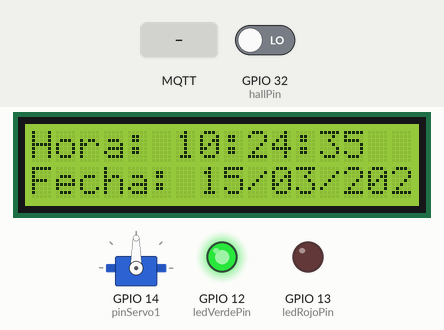
Bench run of a sketch on a simulated ESP32. Shown: 16×2 character LCD, servo, output pins drawn as LEDs (lit = HIGH). Inputs (shaded band) come from the test bench; at power-on: GPIO 32 (hallPin) LOW. WiFi joins after 1.5 s; servers stay silent unless stated; the local clock reads 2024-03-15 10:24:30 at power-on unless the sketch sets it; storage starts empty; no MQTT or app messages arrive unless stated; what the sketch prints to the serial monitor is not drawn.

Above: at 5.6 s.
5.7 s: GPIO 32 (hallPin) driven HIGH
At 11.9 s:
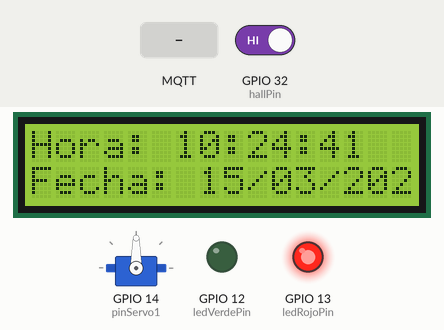
12.9 s: MQTT message "43 87 13 BA" arrives on the first subscribed topic
At 19.4 s:
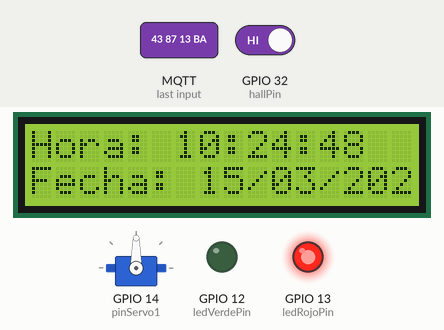
20.2 s: MQTT message "75 4D 14 53" arrives on the first subscribed topic
27.5 s: MQTT message "83 AD FC AC" arrives on the first subscribed topic
Timing chart, 0 to 30.5 s (numbered marks = the images above; inputs shaded):
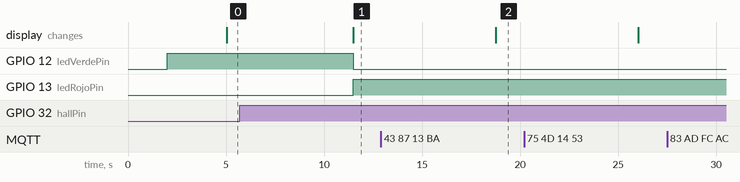

The sketch:

parking.ino
```cpp
#include "parking.h"       /* Librería propia para controlar las tareas. */
  millis_parking pkg;      /* Instancia de la clase. */
void setup ( void ) {

  Serial.begin ( 115200 );     /* Configuración BaudRate a 115200 bits por segundo */
  Serial.println ( F ( "Ha iniciado el sistema" ) ); /*Se almacena en memoria flash*/
  RTC.RTC_init ( );
  MSD.MicroSD_init( );

  lcd.init();
  lcd.backlight();
  SPI.begin();
  //mfrc522.PCD_Init();
  //mfrc522_2.PCD_Init();
  servo1.attach(pinServo1); // Pin donde está conectado el servo
  //pinMode(pinBuzzer, OUTPUT);
 // servo2.attach(pinServo2); // Pin donde está conectado el servo
  mqtt.setup_WiFi (  );         /* Configura lo necesario para conectarse a una red WiFi */
  mqtt.set_MQTT_server (  );    /* Establece la dirección del Broker MQTT a utilizar */
  mqtt.set_MQTT_callback (  );  /* Se configura la obtención de la información como suscriptor */
  pinMode(ledVerdePin, OUTPUT);
  pinMode(ledRojoPin, OUTPUT);
  // Configurar el pin del sensor Hall como entrada
  pinMode(hallPin, INPUT);

}

void loop ( void ) {
  delay(10);
  mqtt.reconnect_MQTT ();
  pkg.actualizar_tareas ( );
  pkg.rtc ( );
  pkg.microsd ( );
  pkg.lcdi2c ( );
  pkg.json ( );
  pkg.mqtt();
 // pkg.rfid ( );
  pkg.hall ( );

}
```

MQTT.h
```cpp
/* Se incluye librería y se crea objeto para la configuración del cliente WiFi */
#ifndef MQTT_h
#define MQTT_h
#include <WiFi.h>
  WiFiClient ESP32_WIFI;

/* Se incluye librería paa utilizar el protocolo de telemetría MQTT, con el objeto correspondiente */
#include "PubSubClient.h"
  PubSubClient client ( ESP32_WIFI );

/* Directivas de configuración de red y parámetros MQTT */
#define HOTSPOT_WIFI  "Zamora"            /* Nombre del punto de acceso a conectarse */
#define HOTSPOT_PWD   "Zamora12345"                       /* Contraseña de la red */
//#define HOTSPOT_WIFI  "INFINITUMA228"            /* Nombre del punto de acceso a conectarse */
//#define HOTSPOT_PWD   "Qp6Ca9Qk9j"                       /* Contraseña de la red */
#define MQTT_SERVER   "test.mosquitto.org"     /* Dirección del Broker MQTT */
#define MQTT_PORT     1883                     /* Puerto del Broker MQTT */
#define TXTOPIC       "/SEIoT/TX_TESTS"         /* Nombre del topic de publicación */
#define RXTOPIC       "/SEIoT/RX_TEST"         /* Nombre del topic de suscripción */
#define RXTOPIC1      "/SEIoT/RX_TEST1"        /* Nombre del topic de suscripción */

 //delay ( 10 );


/* Clase para la gestión de la red WiFi y el protocolo MQTT */
class MQTT {

  public:
  /* MÉTODOS */
  public:
    void subscribe_MQTT ( void );            /* Conecta al usuario como un suscriptor MQTT */
    void publish_MQTT ( void );              /* Conecta al usuario como un pulicador MQTT */
    void reconnect_MQTT ( void );            /* Realiza la reconexión al servidor MQTT */
    void setup_WiFi ( void );                /* Configura lo necesario para conectarse a una red WiFi */
    void set_MQTT_server ( void );           /* Establece la dirección del Broker MQTT a utilizar */
    void set_MQTT_callback ( void );         /* Se configura la obtención de la información como suscriptor */
    static void callback ( char* , byte* , unsigned int ); /* Método que obtiene la trama realizada en las suscripciones */

  };

/*~~~~~~~~~~~~~~~~~~~~~~~~~~~~~~~~~~~~~~~~~~~~~~~~~~~ set_MQTT_server ( void ) ~~~~~~~~~~~~~~~~~~~~~~~~~~~~~~~~~~~~~~~
*                      Función que configura el puerto y la dirección del Broker MQTT a utilizar.                     *
* ~~~~~~~~~~~~~~~~~~~~~~~~~~~~~~~~~~~~~~~~~~~~~~~~~~~~~~~~~~~~~~~~~~~~~~~~~~~~~~~~~~~~~~~~~~~~~~~~~~~~~~~~~~~~~~~~~~*/

void MQTT :: set_MQTT_server ( void ) {

  client.setServer ( MQTT_SERVER, MQTT_PORT );            /* Función librería PubsubClient */

}

/*~~~~~~~~~~~~~~~~~~~~~~~~~~~~~~~~~~~~~~~~~~~~~~~~~~~ set_MQTT_callback ( void ) ~~~~~~~~~~~~~~~~~~~~~~~~~~~~~~~~~~~~
*                      Función que configura la función que recibirá la trama proveniente de los datos              *
*                      mostrados en la suscripción .                                                                *
* ~~~~~~~~~~~~~~~~~~~~~~~~~~~~~~~~~~~~~~~~~~~~~~~~~~~~~~~~~~~~~~~~~~~~~~~~~~~~~~~~~~~~~~~~~~~~~~~~~~~~~~~~~~~~~~~~~~*/

void MQTT :: set_MQTT_callback ( void ) {

  client.setCallback (this -> callback);                 /* Función librería PubsubClient */

}

/*~~~~~~~~~~~~~~~~~~~~~~~~~~~~~~~~~~~~~~~~~~~~~~~~~~~ subscribe_MQTT ( void ) ~~~~~~~~~~~~~~~~~~~~~~~~~~~~~~~~~~~~~~~
*                      Función que se suscribe a un topic MQTT, puede tener múltiples suscripciones.                *
* ~~~~~~~~~~~~~~~~~~~~~~~~~~~~~~~~~~~~~~~~~~~~~~~~~~~~~~~~~~~~~~~~~~~~~~~~~~~~~~~~~~~~~~~~~~~~~~~~~~~~~~~~~~~~~~~~~~*/

void MQTT :: subscribe_MQTT ( void ) {

  client.subscribe( RXTOPIC );                           /* Función librería PubsubClient */
  client.subscribe( RXTOPIC1 );                          /* Función librería PubsubClient */

}

/*~~~~~~~~~~~~~~~~~~~~~~~~~~~~~~~~~~~~~~~~~~~~~~~~~~~ publish_MQTT ( void ) ~~~~~~~~~~~~~~~~~~~~~~~~~~~~~~~~~~~~~~~
*                      Función que publica información hacia a un topic MQTT.                                       *
* ~~~~~~~~~~~~~~~~~~~~~~~~~~~~~~~~~~~~~~~~~~~~~~~~~~~~~~~~~~~~~~~~~~~~~~~~~~~~~~~~~~~~~~~~~~~~~~~~~~~~~~~~~~~~~~~~~~*/

void MQTT :: publish_MQTT ( void ) {

  //String hola = " ";
    Serial.println ( F ( "Publicando información" ) );
    client.publish( TXTOPIC,  "oa");                 /* Función librería PubsubClient */
   //client.publish( TXTOPIC, hola.c_str ( ) );

}

/*~~~~~~~~~~~~~~~~~~~~~~~~~~~~~~~~~~~~~~~~~~~~~~~~~~~ reconnect_MQTT ( void ) ~~~~~~~~~~~~~~~~~~~~~~~~~~~~~~~~~~~~~~~
*                      Función que se reeconecta al servidor MQTT como cliente, tanto para publicar como suscribirse*
*                      a un topic.                                                                                  *
* ~~~~~~~~~~~~~~~~~~~~~~~~~~~~~~~~~~~~~~~~~~~~~~~~~~~~~~~~~~~~~~~~~~~~~~~~~~~~~~~~~~~~~~~~~~~~~~~~~~~~~~~~~~~~~~~~~~*/

void MQTT :: reconnect_MQTT ( void ) {

  if ( ! client.connected ( ) ) {                         /* ¿Está el cliente desconectado? */

    while ( ! client.connected ( ) ) {                    /* Mientras que está desconectado */

      Serial.print ( F ( "Conectado nuevamente al servidor" ) );

      if ( client.connect ( "Client_test" ) ) {             /* Si el cliente se conecta, el cliente puede tener autentificación */

        Serial.println ( F ( "Cliente conectado" ) );

        subscribe_MQTT ( );                                 /* Suscribirse al topic */

      } else {
                                                  /* Si el cliente no se conecta */
        Serial.print ( F ( "Falló al conectarse, tipo de error: " ) );
        Serial.print ( client.state ( ) );                  /* Mostrar el estado o error, e intentarlo nuevamente */
        Serial.println ( F ( "Intentando nuevamente en 5 segundos" ) );
          delay ( 5000 );

        }
    }
  }
  client.loop ( );

}

/*~~~~~~~~~~~~~~~~~~~~~~~~~~~~~~~~~~~~~~~~~~~~~~~~~~~ setup_WiFi ( void ) ~~~~~~~~~~~~~~~~~~~~~~~~~~~~~~~~~~~~~~~~~~~
*                      Función que se configura y se conecta a una red WiFi                                         *
* ~~~~~~~~~~~~~~~~~~~~~~~~~~~~~~~~~~~~~~~~~~~~~~~~~~~~~~~~~~~~~~~~~~~~~~~~~~~~~~~~~~~~~~~~~~~~~~~~~~~~~~~~~~~~~~~~~~*/

void MQTT :: setup_WiFi ( void ) {

  delay ( 10 );
  Serial.println ( F ( "Configurando WiFi: " ) );
  WiFi.begin ( HOTSPOT_WIFI, HOTSPOT_PWD );               /* Iniciar intentos de conexión hacia la red WiFi */


  while ( WiFi.status ( ) != WL_CONNECTED ) {            /* Mientras que no se haya conectado a la red especificada */

    delay ( 500 );
    Serial.print ( F ( "." ) );                                /* Mostrar un mensaje de espera */

  }
  //Serial.println ( "WiFi configurado con la IP: " );

}

/*~~~~~~~~~~~~~~~~~~~~~~~~~~~~~~~~~~~~~~~~~~~~~~~~~~~ callback ( char* topic, byte* message, unsigned int length ) ~~~~~~~~~~~~~~~~~~~~~~~~~~~~~~~~~~~~~~~~~~~
*                      Función que obtiene los mensajes mandados hacia el topic al cual se está suscrito                                                      *
*                      NOTA: Los paráetros de está función están de acuerdo con los que vienen en la librería Pubsubclient                                    *
* ~~~~~~~~~~~~~~~~~~~~~~~~~~~~~~~~~~~~~~~~~~~~~~~~~~~~~~~~~~~~~~~~~~~~~~~~~~~~~~~~~~~~~~~~~~~~~~~~~~~~~~~~~~~~~~~~~~~~~~~~~~~~~~~~~~~~~~~~~~~~~~~~~~~~~~~~~~~~*/

void MQTT :: callback(char* topic, byte* message, unsigned int length) {

  Serial.print ( F ( "Ha llegado un mensaje de: " ) );
  Serial.println ( topic );                             /* Topic al cual se está suscrito */

  String messageTemp;

  for ( int i = 0; i < length; i++ ) {
    //Serial.print((char)message[i]);
    messageTemp += (char)message[i];                    /* El mensaje proviene en bytes por lo que es necesario concatenarlo */
  }

  Serial.println( messageTemp );


  }
#endif
```

MicroSD.h
```cpp
#ifndef MicroSD_h
#define MicroSD_h
/* Librerías fabricante necesarias para utilizar la MicroSD */
#include <SD.h>
#include <SPI.h>

#define MICROSD_PIN 5    /* Pin de control MicroSD */

File MicroSD_File;       /* Archivo para escribir  o leer en la MicroSD */

class MicroSD  {
  // VARIABLES
  public:
    uint8_t contador = 0;      /* */
    String filename = "/TestMicroSD.txt";   /* Nombre de archivo que incluye "/" que indica la ubicación en raíz */
  // MÉTODOS
  public:
   void MicroSD_init ( void );
   void SaveFile ( String );
   void ReadFile ( void );

};

void MicroSD::MicroSD_init ( void ){

   while ( !SD.begin ( MICROSD_PIN ) ) {
        Serial.println ( F ( "Falló la inicialización del módulo MicroSD"  ));
        delay(1000);
    }
    Serial.println ( F ( "La librería MicroSD ha inicializado con éxito" ) );
}

void MicroSD :: SaveFile ( String doc ) {

    // Abrir o crear en caso de que no exista.
    MicroSD_File = SD.open ( filename, FILE_APPEND );
    if ( MicroSD_File ) {

        // Almacenar JSON en el archivo.
        //serializeJson(doc, JSON);
        MicroSD_File.println (doc);
        MicroSD_File.close ( );

    } else {
        // if the file didn't open, print an error:
        Serial.print ( F ( "Error opening " ) );
        Serial.println ( filename );


    }
    Serial.println ( "Verificando si existe el archivo: ");
    if ( SD.exists ( filename ) ) {
    Serial.println ( filename );
    Serial.println( " existe" );
  } else {
        Serial.println ( filename );
    Serial.println( " no existe" );
  }
     // Esperar un segundo entre lecturas
      delay ( 1000 );
}
void MicroSD :: ReadFile ( void ) {

    String filename = "/TestMicroSD.txt";
    // re-open the file for reading:
  MicroSD_File = SD.open( filename );
  if ( MicroSD_File ) {
    Serial.println( "Archivo:" );

    // read from the file until there's nothing else in it:
    while ( MicroSD_File.available ( ) ) {

      Serial.write ( MicroSD_File.read ( ) );

    }
    // close the file:
    MicroSD_File.close ( );
  } else {
    // if the file didn't open, print an error:
    Serial.println ( "Error abriendo el archivo" );
  }

}

#endif
```

RFID.h
```cpp
#include <SPI.h>
#include <MFRC522.h>
#include <Servo.h>
#define SS_PIN 4
#define RST_PIN 27
#define pinServo1 14
//#define pinBuzzer  27
MFRC522 mfrc522(SS_PIN, RST_PIN);
Servo servo1;


class lector {
   public:
    void validacion ( void );
    void accesoEntrada();
    void buzzer();
};

void lector :: validacion(void)
{

    if (!mfrc522.PICC_IsNewCardPresent()) {
      return;
    }

    if (!mfrc522.PICC_ReadCardSerial()) {
      Serial.print("No hay comunicacion");
      return;
    }

    Serial.print("UID tag: ");
    String content = "";
    byte letter;
    for (byte i = 0; i < mfrc522.uid.size; i++) {
      Serial.print(mfrc522.uid.uidByte[i] < 0x10 ? " 0" : " ");
      Serial.print(mfrc522.uid.uidByte[i], HEX);
      content.concat(String(mfrc522.uid.uidByte[i] < 0x10 ? " 0" : " "));
      content.concat(String(mfrc522.uid.uidByte[i], HEX));
    }
    Serial.println();
    Serial.print("Message: ");
    content.toUpperCase();

    if (content.substring(1) == "43 87 13 BA" ||
        content.substring(1) == "75 4D 14 53" ||
        content.substring(1) == "83 AD FC AC" ||
        content.substring(1) == "9D 37 7B 25") {
            Serial.println("Acceso Autorizado1");
            accesoEntrada();
            Serial.println("Servo1");
    } else {
        Serial.println("Acceso Denegado");
        //buzzer();
    }
    mfrc522.PICC_HaltA(); // Poner en espera a la tarjeta para evitar lecturas repetidas
    delay(1000);          // Esperar antes de leer la siguiente tarjeta
}
void lector :: accesoEntrada(){
      Serial.print("Funcion");
      //Movemos el servo a 0 grados
      servo1.write(0);
      //Esperamos 1.5 segundos
      delay(1500);
      //Movemos el servo a 180 grados
      servo1.write(90);
      //Esperamos 1.5 segundos
      delay(1500);
      Serial.print("Termino1");
    }

/*void lector :: buzzer(){
     tone(pinBuzzer,200);
     delay(2000);
     noTone(pinBuzzer);
     delay(1000);
  }*/
```

RTC.h
```cpp
#include <Wire.h>    /* Librería para el uso del protocolo I2C. */
#include "RTClib.h"

RTC_DS1307 rtc;

class DS1307_RTC {

  public:
      uint8_t hora = 0, minuto = 0, segundo = 0, dia = 0, mes = 0;
      uint16_t ano = 0;
      String fecha = " ", tiempo = " ";

  public:
    void RTC_init ( void );
    void get_time ( void );
    void format_date (void );
    void format_time ( void ) ;
    void show_time ( void );
    String time_ ( void );
    String fecha_ ( void );

  };

/* Función que configura lo necesario para que el reloj se inicialice */
void DS1307_RTC::RTC_init ( void ) {

  while ( ! rtc.begin ( ) ) {                  /* Mientras que el reloj no se ha iniciado. */
    Serial.println ( F ( "Hay un error de reconocimiento del RTC, revisa conexiones y alimentación" ) );
    Serial.flush ( );                           /* Espera a que se transmita la información serial correctamente. */
    delay ( 3000 );
    //abort ( );

  }
  if ( ! rtc.isrunning ( ) ) {      /* Si el reloj no está ejecutándose*/

    Serial.println ( F ( "El reloj se está configurando con la fecha y hora de la computadora" ) );
    /*__DATE__ y __TIME__ Son macros que retornan la fecha y hora de la computadora.*/
    rtc.adjust( DateTime ( F ( __DATE__ ), F ( __TIME__ ) ) );      /* Función que ajusta automáticamente la fecha y hora. */
    // rtc.adjust(DateTime(2014, 1, 21, 3, 0, 0));                  /* Función que ajusta manualmente la fecha y hora. */
    /* Esta instrucción solo debe usarse una sola vez, para que el reloj actualice la hora, una vez hecho esto, se puede comentar y volver a subir el código. */

  }
}

/* Función que configura lo necesario para que el reloj se inicialice */
void DS1307_RTC::get_time ( void ) {

      DateTime now = rtc.now();
      segundo = now.second ( );
      minuto = now.minute ( );
      hora = now.hour ( );
      dia = now.day ( );
      mes = now.month ( );
      ano = now.year ( );

  }

/* Función que le da un formato legible a la fecha. */
void DS1307_RTC::format_date ( void ) {

  fecha = "";
    if ( dia < 10 ) fecha += '0';
  fecha += dia;
  fecha += '/';
    if ( mes < 10 ) fecha += '0';
  fecha += mes;
  fecha += '/';
  fecha += ano;

}

/* Función que le da un formato legible al tiempo. */
void DS1307_RTC::format_time ( void ) {

  tiempo = "";
  if ( hora < 10 ) tiempo += '0';
    tiempo += hora;
    tiempo += ':';

  if ( minuto < 10 ) tiempo += '0';
    tiempo += minuto;
    tiempo += ':';

  if ( segundo < 10 ) tiempo += '0';
    tiempo += segundo;

}

/* Función que muestra en la consola serial la fecha y la hora. */
void DS1307_RTC :: show_time ( void ) {

  format_time ( );                    /* Dar formato al tiempo */
  Serial.print ( F ( "Hora: " ) );
  Serial.println ( tiempo );
  format_date ( );
  Serial.print ( F ( "Fecha:" ) );
  delay(200);
  Serial.println ( fecha );          /* Dar formato a la fecha */

}

/* Función que muestra en la consola serial la fecha y la hora. */
String DS1307_RTC :: time_ ( void ) {
  format_time ( );
  return tiempo;
}

String DS1307_RTC :: fecha_ ( void )
{
  format_date ( );
  return fecha;
}
```

hall.h
```cpp
  // Definir los pines de los LEDs
const int ledVerdePin = 12;
const int ledRojoPin = 13;
// Definir el pin del sensor Hall
const int hallPin = 32;

class hall {
   public:
    void espacio ( void );
};

void hall :: espacio (void){
        // Leer el valor del sensor Hall
  int hallValue = digitalRead(hallPin);

  // Verificar si se detecta un imán
  if (hallValue == 1) {
    // Imán detectado
    digitalWrite(ledVerdePin, LOW);   // Apagar el LED verde
    digitalWrite(ledRojoPin, HIGH);  // Encender el LED rojo
    Serial.println("Imán NO detectado: LED Rojo encendido");
  } else {
    // No se detecta un imán
    digitalWrite(ledVerdePin, HIGH);  // Encender el LED verde
    digitalWrite(ledRojoPin, LOW);   // Apagar el LED rojo
    Serial.println("Imán detectado: LED Verde encendido");
  }

  // Esperar un breve periodo de tiempo
  delay(500);

}
```

Source omitted: parking.h (7365 bytes)

Measured:
- after the input at 5.7 s, GPIO 12 (ledVerdePin): HIGH → LOW after 5.8 s; GPIO 13 (ledRojoPin): LOW → HIGH after 5.8 s
